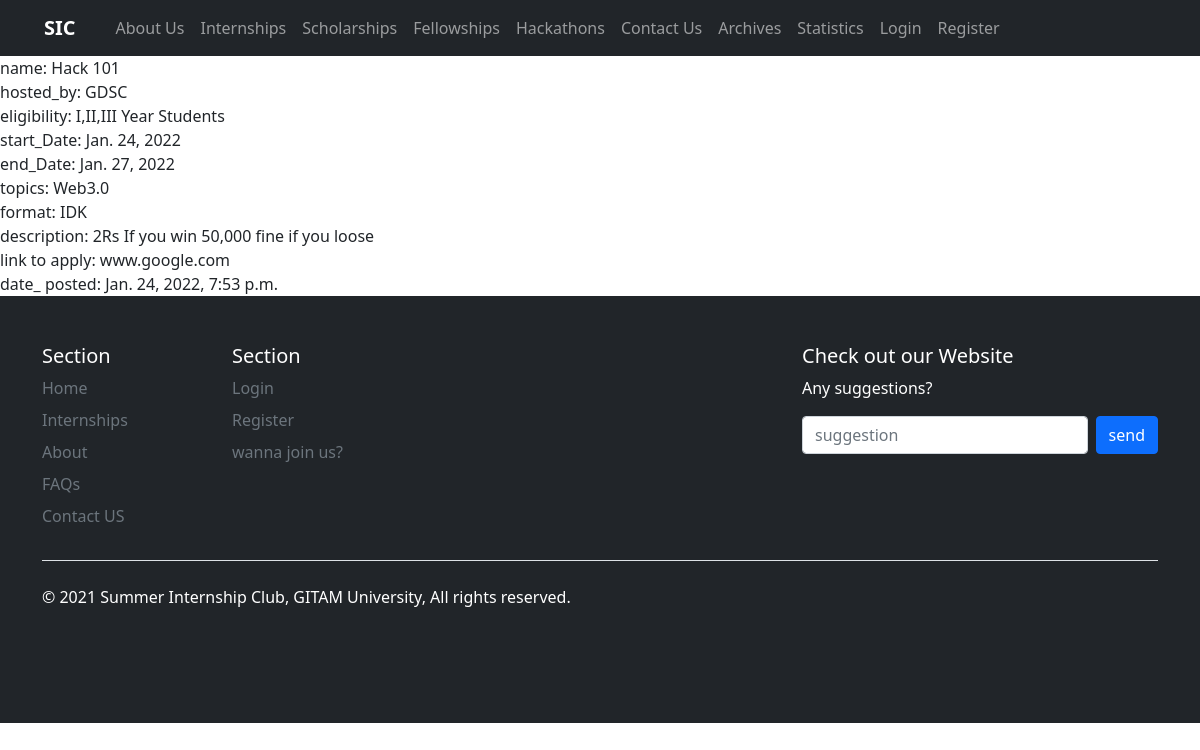
The app's page /hackathons/search/Hack 101/ with its own data.
### page/models.py (models this page shows, shortened)
class Hackathons(models.Model):
    name = models.CharField(max_length=50)
    hosted_by = models.CharField(max_length=50)
    eligibility = models.TextField(blank=True)
    start_date = models.DateField()
    end_date = models.DateField()
    topics = models.CharField(max_length=150)
    format = models.CharField(max_length=50)
    prize_money_description = models.TextField(blank=True)
    link_to_apply = models.CharField(max_length=150, blank=True)
    date_posted = models.DateTimeField(default=timezone.now, blank=False)

### page/views.py (the view)
# urls.py: path('hackathons/search/<str:name>/', views.specific_hackathon, name='specific_hackathon'),
def specific_hackathon(request, name):
    try:
        post = Hackathons.objects.get(name=name)
    except post.DoesNotExist:
        raise Http404("Hackathons Does Not Exist")
    context = {
            "post": post
        }
    return render(request, 'page/specific_hackathon.html', context)

### page/templates/page/specific_hackathon.html (shortened to what this page needs)
{% extends "page/base.html" %}
{% block content %}
{% load static %}
<div>
    name: {{ post.name }}
    <br>
    hosted_by: {{ post.hosted_by }}
    <br>
    eligibility: {{ post.eligibility }}
    <br>
    start_Date: {{ post.start_date }}
    <br>
    end_Date: {{ post.end_date }}
    <br>
    topics: {{ post.topics }}
    <br>
    format: {{ post.format }}
    <br>
    description: {{ post.prize_money_description }}
    <br>
    link to apply: {{ post.link_to_apply }}
    <br>
    date_ posted: {{ post.date_posted }}
    <br>
</div>
{% endblock content %}

### records on screen
Hackathons: name "Hack 101", hosted_by "GDSC", eligibility "I,II,III Year Students", start_date "Jan. 24, 2022", end_date "Jan. 27, 2022", topics "Web3.0", format "IDK", prize_money_description "2Rs If you win 50,000 fine if you loose", link_to_apply "www.google.com", date_posted "Jan. 24, 2022, 7:53 p.m."
